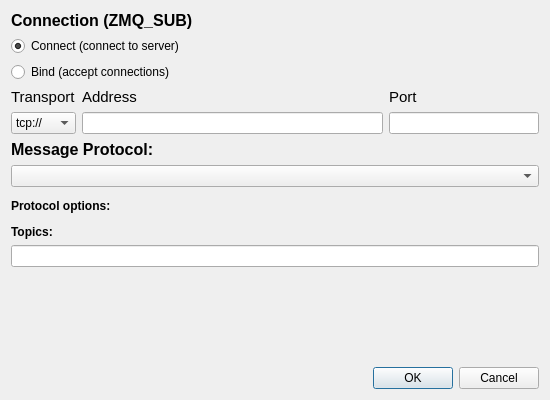
<?xml version="1.0" encoding="UTF-8"?>
<ui version="4.0">
 <class>DataStreamZMQ</class>
 <widget class="QDialog" name="DataStreamZMQ">
  <property name="geometry">
   <rect>
    <x>0</x>
    <y>0</y>
    <width>550</width>
    <height>400</height>
   </rect>
  </property>
  <property name="minimumSize">
   <size>
    <width>550</width>
    <height>400</height>
   </size>
  </property>
  <property name="windowTitle">
   <string>ZMQ Subscriber</string>
  </property>
  <layout class="QVBoxLayout" name="verticalLayout">
   <item>
    <widget class="QLabel" name="label">
     <property name="font">
      <font>
       <pointsize>12</pointsize>
       <bold>true</bold>
      </font>
     </property>
     <property name="text">
      <string>Connection (ZMQ_SUB)</string>
     </property>
    </widget>
   </item>
   <item>
    <widget class="QRadioButton" name="radioConnect">
     <property name="text">
      <string>Connect (connect to server)</string>
     </property>
     <property name="checked">
      <bool>true</bool>
     </property>
    </widget>
   </item>
   <item>
    <widget class="QRadioButton" name="radioBind">
     <property name="text">
      <string>Bind (accept connections)</string>
     </property>
    </widget>
   </item>
   <item>
    <layout class="QGridLayout" name="gridLayout" columnstretch="0,2,1">
     <item row="0" column="0">
      <widget class="QLabel" name="label_2">
       <property name="font">
        <font>
         <pointsize>11</pointsize>
         <bold>false</bold>
        </font>
       </property>
       <property name="text">
        <string>Transport</string>
       </property>
      </widget>
     </item>
     <item row="0" column="1">
      <widget class="QLabel" name="label_3">
       <property name="font">
        <font>
         <pointsize>11</pointsize>
         <bold>false</bold>
        </font>
       </property>
       <property name="text">
        <string>Address</string>
       </property>
      </widget>
     </item>
     <item row="0" column="2">
      <widget class="QLabel" name="label_4">
       <property name="font">
        <font>
         <pointsize>11</pointsize>
         <bold>false</bold>
        </font>
       </property>
       <property name="text">
        <string>Port</string>
       </property>
      </widget>
     </item>
     <item row="1" column="0">
      <widget class="QComboBox" name="comboBox">
       <item>
        <property name="text">
         <string>tcp://</string>
        </property>
       </item>
       <item>
        <property name="text">
         <string>ipc://</string>
        </property>
       </item>
       <item>
        <property name="text">
         <string>pgm://</string>
        </property>
       </item>
      </widget>
     </item>
     <item row="1" column="1">
      <widget class="QLineEdit" name="lineEditAddress"/>
     </item>
     <item row="1" column="2">
      <widget class="QLineEdit" name="lineEditPort"/>
     </item>
    </layout>
   </item>
   <item>
    <widget class="QLabel" name="label_6">
     <property name="font">
      <font>
       <pointsize>12</pointsize>
       <bold>true</bold>
      </font>
     </property>
     <property name="text">
      <string>Message Protocol:</string>
     </property>
    </widget>
   </item>
   <item>
    <widget class="QComboBox" name="comboBoxProtocol"/>
   </item>
   <item>
    <widget class="QWidget" name="boxOptions" native="true">
     <layout class="QVBoxLayout" name="layoutOptions">
      <property name="leftMargin">
       <number>0</number>
      </property>
      <property name="topMargin">
       <number>6</number>
      </property>
      <property name="rightMargin">
       <number>0</number>
      </property>
      <property name="bottomMargin">
       <number>6</number>
      </property>
      <item>
       <widget class="QLabel" name="label_5">
        <property name="font">
         <font>
          <bold>true</bold>
         </font>
        </property>
        <property name="text">
         <string>Protocol options:</string>
        </property>
       </widget>
      </item>
     </layout>
    </widget>
   </item>
   <item>
    <widget class="QLabel" name="label_6">
     <property name="font">
      <font>
       <bold>true</bold>
      </font>
     </property>
     <property name="text">
      <string>Topics:</string>
     </property>
    </widget>
   </item>
   <item>
    <widget class="QLineEdit" name="lineEditTopics"/>
   </item>
   <item>
    <spacer name="verticalSpacer">
     <property name="orientation">
      <enum>Qt::Vertical</enum>
     </property>
     <property name="sizeHint" stdset="0">
      <size>
       <width>20</width>
       <height>76</height>
      </size>
     </property>
    </spacer>
   </item>
   <item>
    <widget class="QDialogButtonBox" name="buttonBox">
     <property name="orientation">
      <enum>Qt::Horizontal</enum>
     </property>
     <property name="standardButtons">
      <set>QDialogButtonBox::Cancel|QDialogButtonBox::Ok</set>
     </property>
    </widget>
   </item>
  </layout>
 </widget>
 <resources/>
 <connections>
  <connection>
   <sender>buttonBox</sender>
   <signal>accepted()</signal>
   <receiver>DataStreamZMQ</receiver>
   <slot>accept()</slot>
   <hints>
    <hint type="sourcelabel">
     <x>248</x>
     <y>254</y>
    </hint>
    <hint type="destinationlabel">
     <x>157</x>
     <y>274</y>
    </hint>
   </hints>
  </connection>
  <connection>
   <sender>buttonBox</sender>
   <signal>rejected()</signal>
   <receiver>DataStreamZMQ</receiver>
   <slot>reject()</slot>
   <hints>
    <hint type="sourcelabel">
     <x>316</x>
     <y>260</y>
    </hint>
    <hint type="destinationlabel">
     <x>286</x>
     <y>274</y>
    </hint>
   </hints>
  </connection>
 </connections>
</ui>
